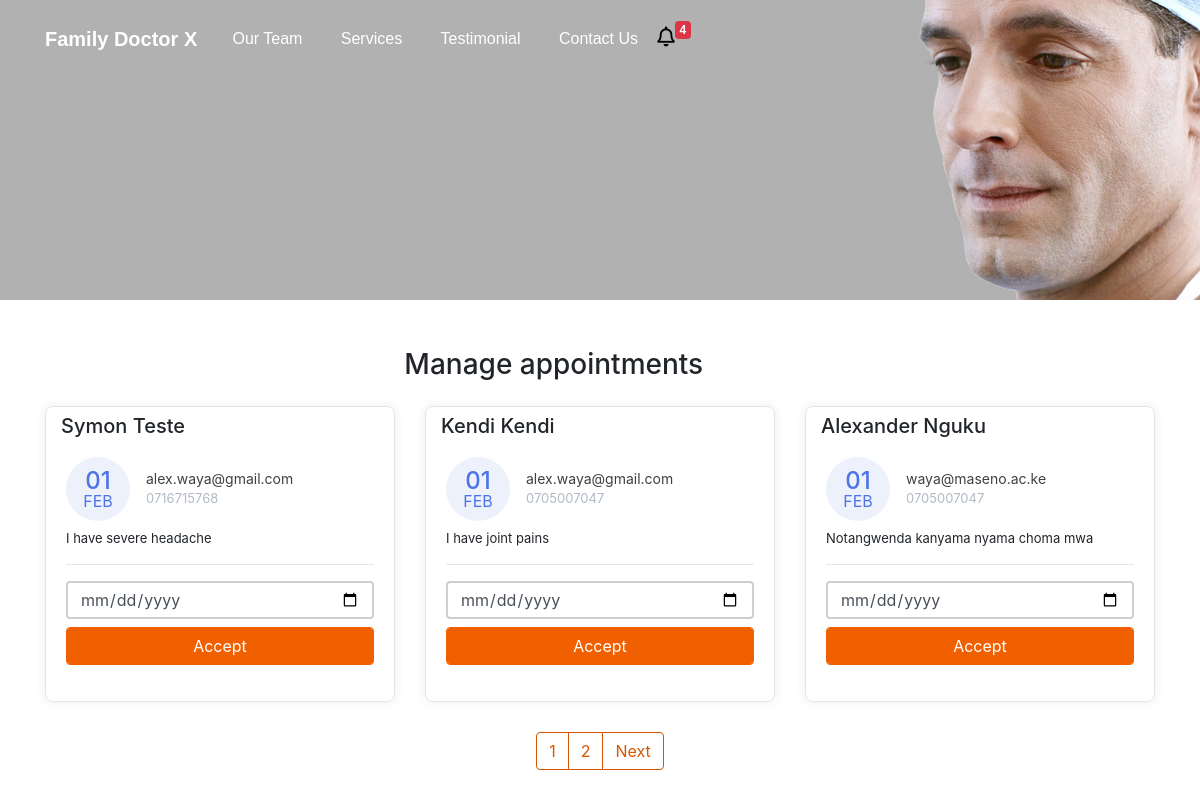
The page /manage-appointments/ on the database its author committed.
### doctor/models.py (models this page shows, shortened)
class Appointment(models.Model):
    first_name = models.CharField(max_length=50)
    last_name = models.CharField(max_length=50)
    email = models.CharField(max_length=50)
    phone = models.CharField(max_length=50)
    request = models.CharField(max_length=50)
    sent_date = models.DateField(auto_now_add=True)
    accepted = models.BooleanField(default=False)
    accepted_date = models.DateField(auto_now_add=False, null=True, blank=True)
    class Meta:
        ordering = ["-sent_date"]

### doctor/views.py (the view, shortened to what this page needs)
# urls.py: path('manage-appointments/', ManageAppointmentTemplateView.as_view(), name='manage'),
class ManageAppointmentTemplateView(ListView):
    template_name = "manage-appointments.html"
    login_required = True
    model = Appointment
    context_object_name = "appointments"
    paginate_by = 3
    def get_context_data(self,*args, **kwargs):
        context = super().get_context_data(*args, **kwargs)
        appointments = Appointment.objects.all()
        context.update({
            "title":"Manage Appointments",
        })
        return context

### doctor/context_processors.py (called while the page is built)
def get_notification(request):
    count = Appointment.objects.filter(accepted=False).count
    data = {
        "count":count
    }
    return data

### templates/manage-appointments.html (shortened to what this page needs)
{% extends 'base.html' %}
{% load static %}
{% block content %}
    <div class="container mt-5">
        <div class="col-11 text-center mt-4 mb-4">
            <h3>
                Manage appointments
            </h3>
        </div>
        <div class="row">
          {% for app in appointments %}
            <div class="col-lg-4">
                <div class="card card-margin">
                    <div class="card-header no-border">
                        <h5 class="card-title">{{app.first_name}} {{app.last_name}}</h5>
                    </div>
                    <div class="card-body pt-0">
                        <div class="widget-49">
                            <div class="widget-49-title-wrapper">
                                <div class="widget-49-date-primary">
                                    <span class="widget-49-date-day">{{app.sent_date|date:"d"}}</span>
                                    <span class="widget-49-date-month">{{app.sent_date|date:"M"}}</span>
                                </div>
                                <div class="widget-49-meeting-info">
                                    <span class="widget-49-pro-title">{{app.email}}</span>
                                    <span class="widget-49-meeting-time">{{app.phone}}</span>
                                </div>
                            </div>
                            <div class="widget-49-meeting-points">
                                <span>{{app.request}}</span>
                            </div>
                            <hr class="w-100">
                            {% if app.accepted == False %}
                            <form method="POST" action="{% url 'manage' %}">
                            <div class="form-group">
                                <input type="date" name="date" class="form-control mb-2"
                                    placeholder="dd-mm-yyyy" value=""
                                    min="1997-01-01" max="2030-12-31">
                                <input class="btn-block btn-primary form-control" type="submit" value="Accept">
                            </div>
                            </form>
                            {% endif %}
                        </div>
                    </div>
                </div>
            </div>
          {% endfor %}
        </div>
          {% if is_paginated %}
        <div class="wrapper">
            <nav aria-label="Page navigation example">
                <ul class="pagination">
                    {% for number in page_obj.paginator.page_range %}
                    <li class="page-item"><a class="page-link" href="?page={{number}}">{{number}}</a></li>
                    {% endfor %}
                  {% if page_obj.has_next %}
                    <li class="page-item"><a class="page-link" href="?page={{page_obj.next_page_number}}">Next</a></li>
                  {% endif %}
                </ul>
            </nav>
        </div>
         {% endif %}
{% endblock content %}

### static/css/styles.css (style rules this page uses)
.form-control { box-shadow: none !important; outline: none !important; border: 2px solid #cecece; height: 38px; }
.title-box .border,.btn-primary,.back-to-top, .logo i,.question-q-box,.social-circle li a:hover { background-color: #f16000 !important; }
.btn-primary { border: 1px solid #f16000 !important; }

### rows shown on the page
Appointment: first_name "Symon", last_name "Teste", sent_date "01", sent_date "FEB", email "alex.waya@gmail.com", phone "0716715768", request "I have severe headache"
Appointment: first_name "Kendi", last_name "Kendi", sent_date "01", sent_date "FEB", email "alex.waya@gmail.com", phone "0705007047", request "I have joint pains"
Appointment: first_name "Alexander", last_name "Nguku", sent_date "01", sent_date "FEB", email "waya@maseno.ac.ke", phone "0705007047", request "Notangwenda kanyama nyama choma mwa"

### other values the page prints
{{ count }} "4"
{{ number }} "1" "2"
